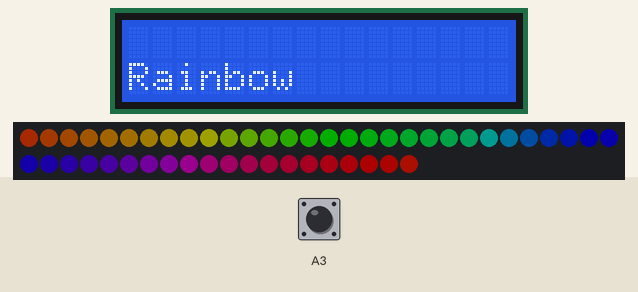
Recording of a sketch running on a simulated Arduino Uno, built with avr-gcc and run on an emulated ATmega328P. Parts: 16×2 character LCD, 50 RGB LEDs in strip order, left to right, continuing on the next row. The test bench sets the inputs (shaded band); at power-on: A3 HIGH. Dim RGB values are drawn brighter than linear; random numbers use the default seed unless the sketch sets one.

Above: at 1.28 s.
1.3 s: A3 pulled LOW for 0.15 s
At 4.22 s:
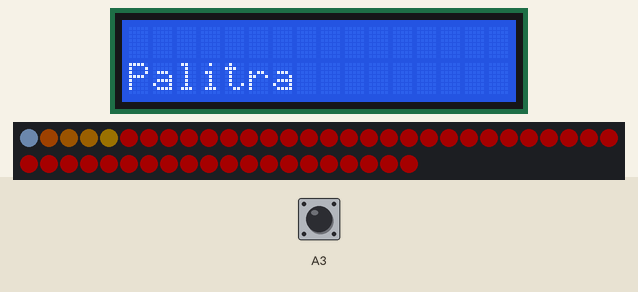
4.4 s: A3 pulled LOW for 1 s
At 4.9 s:
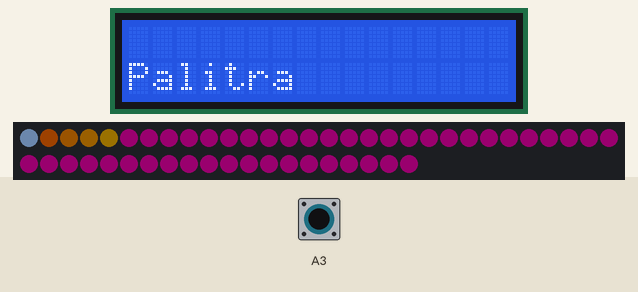
8.4 s: A3 pulled LOW for 0.15 s
At 9.0 s:
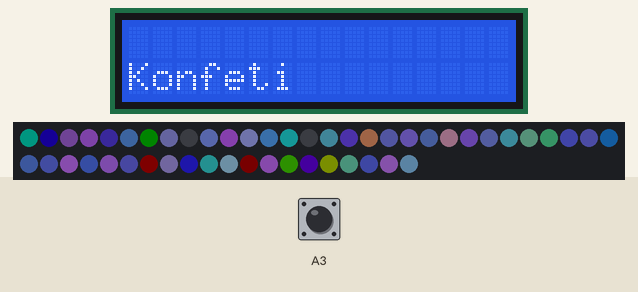
11.5 s: A3 pulled LOW for 3.2 s
At 12.6 s:
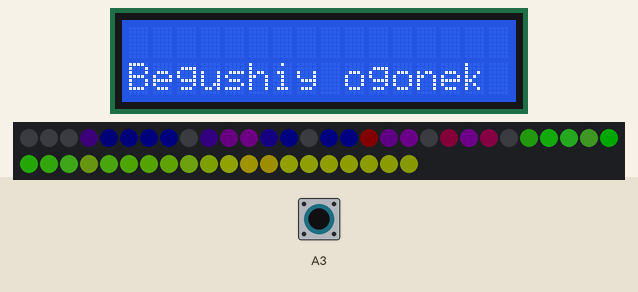
17.7 s: A3 pulled LOW for 0.15 s
At 17.92 s:
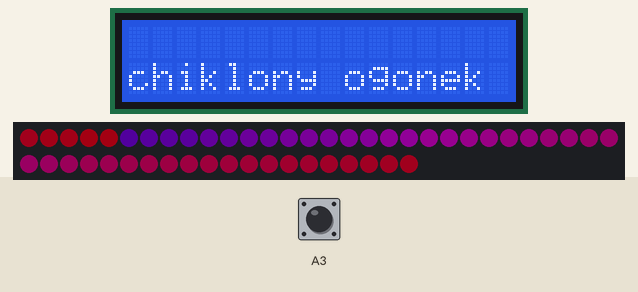
18.4 s: A3 pulled LOW for 1 s
At 18.5 s:
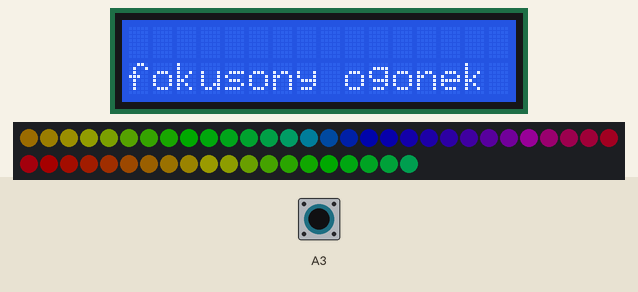

The sketch:

Addres_LED.ino
```cpp
#include "FastLED.h"

#define NUM_LEDS 50
#define PIN 13
#include <Wire.h>
#include <LiquidCrystal_I2C.h>
LiquidCrystal_I2C lcd(0x27,16,2);
byte bright = 50; // яркость светодиодов
byte rate = 0;       // скорость эффектов
byte w = 1;          // переключение режимов
byte baza = 0;     // изменение оттенка

boolean button1WasUp = true;   // переменные для считывания нажатия на кнопки


CRGB leds[NUM_LEDS];

void setup() {
  lcd.init();
  lcd.backlight();
  pinMode(A3, INPUT_PULLUP);   // подключаем тактовые кнопки
  FastLED.addLeds <WS2812, PIN, GRB>(leds, NUM_LEDS).setCorrection(TypicalLEDStrip);
  FastLED.setBrightness(bright);
}

void knopka () {
  boolean button1IsUp = digitalRead(A3);   // узнаем текущее состояние кнопок


  // если кнопка 1 была нажата, добавляем яркость (не больше 250)

  if (button1WasUp && !button1IsUp) {
    delay(10);
    button1IsUp = digitalRead(A3);
    if (!button1IsUp) { w++; if (w > 7) { w = 1; }
    }
  }
  button1WasUp = button1IsUp; // запоминаем состояние кнопки 3
}

void loop() {
  // первый режим (радуга)
  while (w == 1) {
    knopka(); // узнаем состояние кнопок
    lcd.setCursor(0, 1);
    lcd.print("Rainbow");
    for (int i = 0; i < NUM_LEDS; i++) {
      leds[i] = CHSV(baza+ i * 5, 255, 255);
    }
    baza++;
    FastLED.setBrightness(bright);
    FastLED.show();
    delay(50 - rate);
  }

  // второй режим (палитра)
  while (w == 2) {
    knopka(); // узнаем состояние кнопок
    lcd.setCursor(0, 1);
    lcd.print("Palitra");
    static uint8_t starthue = 0;
    fill_rainbow( leds + 5, NUM_LEDS - 5, --starthue, rate);
    uint8_t secs = (millis() / 1000) % (rate * 2);
    if (secs < rate) { FastLED.setTemperature( Tungsten100W ); leds[0] = Tungsten100W; }
    else { FastLED.setTemperature( OvercastSky ); leds[0] = OvercastSky; }
    FastLED.setBrightness(bright);
    FastLED.show();
  }

  // третий режим (конфетти)
  while (w == 3) {
    knopka(); // узнаем состояние кнопок
    lcd.setCursor(0, 1);
    lcd.print("Konfeti");
    fadeToBlackBy(leds, NUM_LEDS, (rate + 1) * 2);
    int pos = random16(NUM_LEDS);
    leds[pos] += CHSV(baza++ + random8(64), 200, 255);
    FastLED.setBrightness(bright);
    FastLED.show();
  }

  // четвертый режим (бегущий огонек)
  while (w == 4) {
    knopka(); // узнаем состояние кнопок
    lcd.setCursor(0, 1);
    lcd.print("Begushiy ogonek");
    fadeToBlackBy(leds, NUM_LEDS, (rate + 1) * 2);
    int pos = beatsin16(13, 0, NUM_LEDS - 1);
    leds[pos] += CHSV(baza++, 255, 192);
    FastLED.setBrightness(bright);
    FastLED.show();
  }

  // пятый режим (циклон)
  while (w == 5) {
    for (int i = 0; i < NUM_LEDS; i++) {
      leds[i].nscale8(250);
      }
    for (int i = 0; i < NUM_LEDS; i++) {
      knopka(); // узнаем состояние кнопок
      lcd.setCursor(0, 1);
    lcd.print("chiklon");
      leds[i] = CHSV(baza++, 255, 255);
      FastLED.setBrightness(bright);
      FastLED.show();
      delay(rate);
    }
  }

  // шестой режим (фокус)
  while (w == 6) {
    knopka(); // узнаем состояние кнопок
    lcd.setCursor(0, 1);
    lcd.print("fokus");
    fadeToBlackBy(leds, NUM_LEDS, (rate + 1) * 2);
    for (int i = 0; i < 8; i++) {
      leds[beatsin16(i + 7, 0, NUM_LEDS - 1)] |= CHSV(baza+=16, 200, 255);
    }
    FastLED.setBrightness(bright);
    FastLED.show();
    delay(10);
  }

  // седьмой режим (радуга с мерцанием)
  while (w == 7) {
    knopka(); // узнаем состояние кнопок
    fill_rainbow( leds, NUM_LEDS, baza++, 7);
    if (random8() < 80) { leds[ random16(NUM_LEDS) ] += CRGB::White; }
    FastLED.setBrightness(bright);
    FastLED.show();
    delay(50 - rate);
  }
}
```
